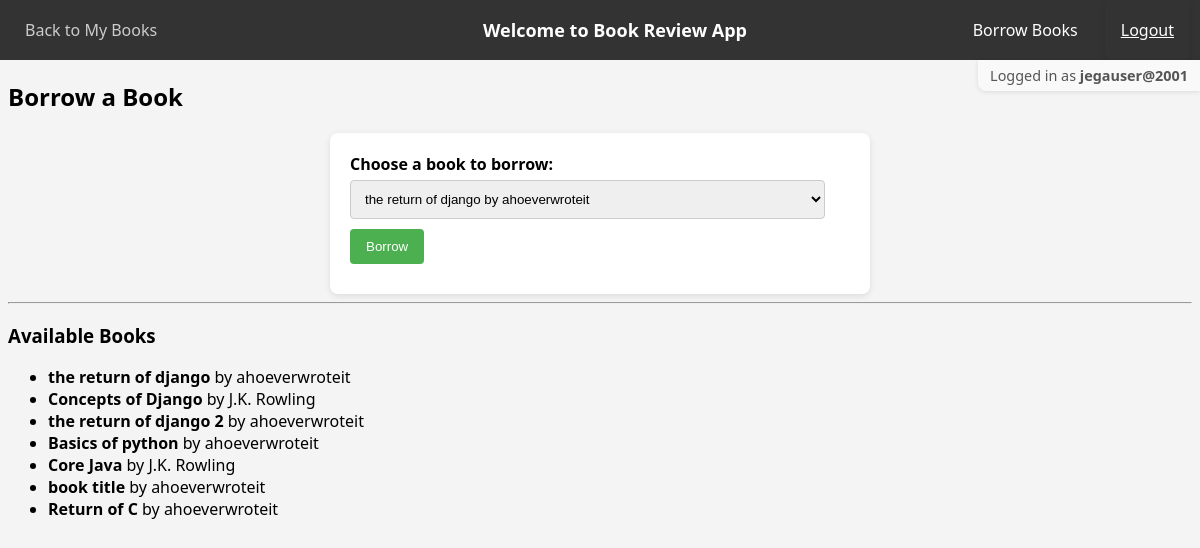
The app's page /borrow/ (signed in), older data.
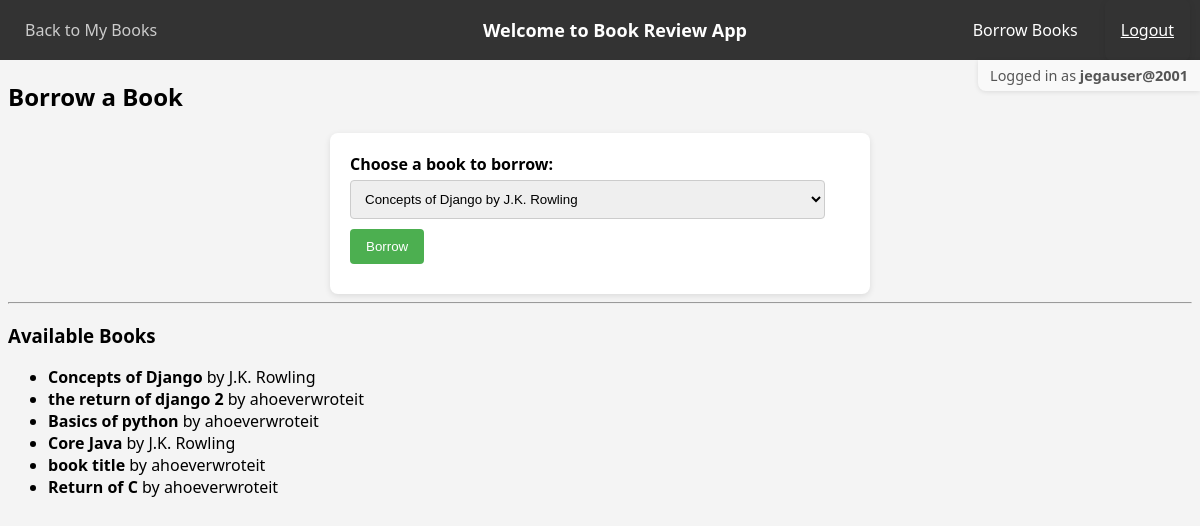
The same page, newer data.
### book/models.py (models this page shows, shortened)
class Book(models.Model):
    title = models.CharField(max_length=200)
    description = models.TextField(blank=True)
    publication_date = models.DateField(null=True, blank=True)
    author = models.ForeignKey(Author, on_delete=models.CASCADE, related_name='books')
    rating = models.DecimalField(max_digits=3, decimal_places=2, null=True, blank=True)
    copies = models.IntegerField(default=0)

class Author(models.Model):
    name = models.CharField(max_length=100)
    bio = models.TextField(blank=True)
    birth_date = models.DateField(null=True, blank=True)
    def __str__(self):
        return self.name

### book/views.py (the view, shortened to what this page needs)
# urls.py: path('borrow/', views.borrow_book, name='borrow_book'),
@login_required
def borrow_book(request):
    books = Book.objects.filter(copies__gt=0)
    borrow_success = None
    error_message = ""
    selected_book = None
    return render(request, "borrow_book.html", {
        "books": books,
        "borrow_success": borrow_success,
        "error_message": error_message,
        "selected_book": selected_book
    })

### book/templates/borrow_book.html (shortened to what this page needs)
{% extends 'base.html' %}
{% block content %}
<h2>Borrow a Book</h2>
<form method="post">
    <label for="book">Choose a book to borrow:</label>
    <select name="book_id" id="book">
        {% for book in books %}
            <option value="{{ book.id }}">
                {{ book.title }} by {{ book.author }} {% if book.copies == 0 %}(Unavailable){% endif %}
            </option>
        {% endfor %}
    </select>
    <button type="submit">Borrow</button>
</form>
<hr>
<h3>Available Books</h3>
<ul>
    {% for book in books %}
        <li>
            <strong>{{ book.title }}</strong> by {{ book.author }}
        </li>
    {% empty %}
        <li>No books available.</li>
    {% endfor %}
</ul>
{% endblock %}

Row changes from the older to the newer data that the page shows:
no longer on this page (row edited): Book: title "the return of django", author "ahoeverwroteit"
Text that changed along with them:
form field book_id: "the return of django by ahoeverwroteit" → "Concepts of Django by J.K. Rowling"
